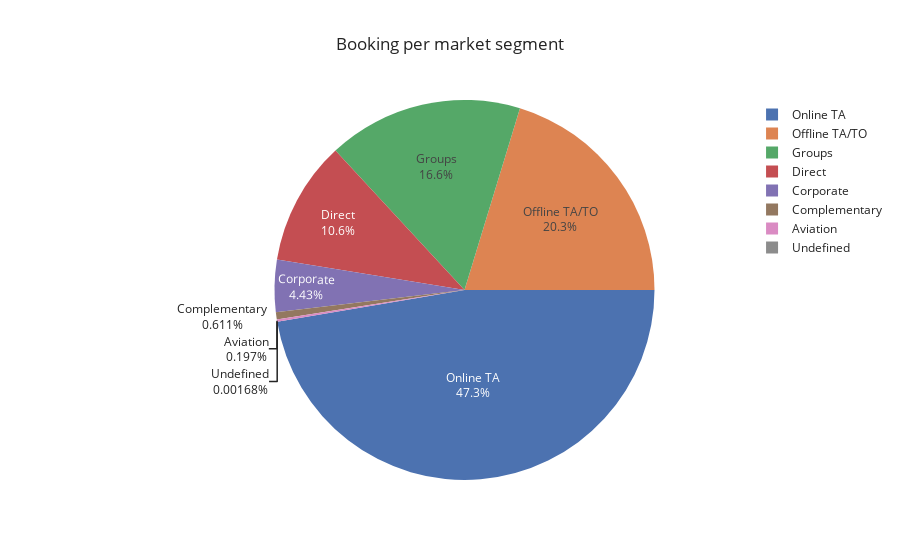

The notebook cell this image was saved under:
### Markdown cell above
# Assignment By Market Segment 

segment = data['market_segment'].value_counts()

# pie plot 

fig = px.pie()

### Code cell
segments = data['market_segment'].value_counts()

# pie plot 

fig = px.pie(
    segments,
    values=segments.values,
    names = segments.index,
    title="Booking per market segment",
    template="seaborn"
)

fig.update_traces(rotation = 90,textinfo = 'percent+label')

fig.show()

### Figure 1 — Plotly figure (JSON) as saved in the notebook; plotly's stock layout.template omitted (floating-point values rounded to 4 significant figures)
{"data": [{"domain": {"x": [0, 1], "y": [0, 1]}, "hovertemplate": "market_segment=%{label}<br>value=%{value}<extra></extra>", "labels": ["Online TA", "Offline TA/TO", "Groups", "Direct", "Corporate", "Complementary", "Aviation", "Undefined"], "legendgroup": "", "name": "", "rotation": 90, "showlegend": true, "textinfo": "percent+label", "type": "pie", "values": [56408, 24182, 19791, 12582, 5282, 728, 235, 2]}], "layout": {"legend": {"tracegroupgap": 0}, "title": {"text": "Booking per market segment"}}}
